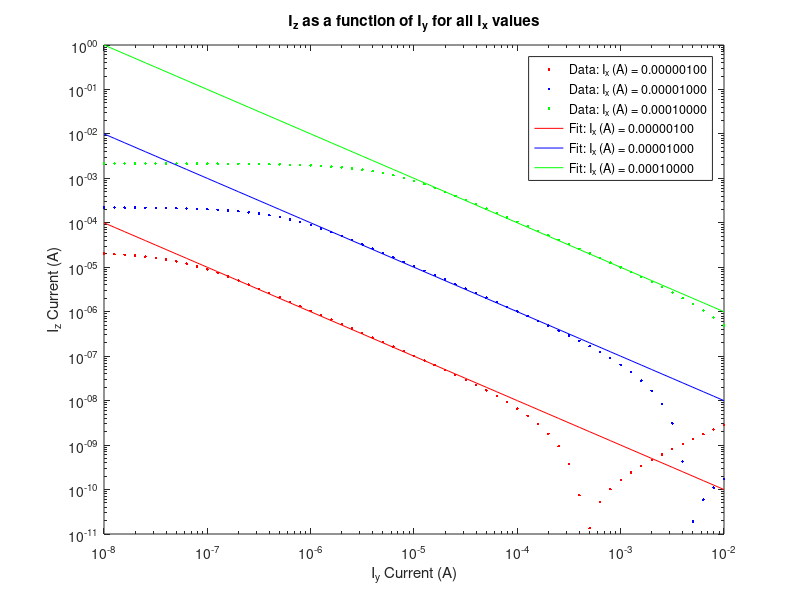

The MATLAB script that drew this image:
close all
clearvars

load exp3B.mat

IyB300 = Iy;
IyB3000 = Iy;
IyB30000 = Iy;

% Determine the Ix value for the according resistor
IxB300 = 1e-6;
IxB3000 = 1e-5;
IxB30000 = 1e-4;

%  Make labels for data
 lbl3 = sprintf("Data: I_x (A) = %.8f", IxB300);
 lbl3k = sprintf("Data: I_x (A) = %.8f", IxB3000);
 lbl30k = sprintf("Data: I_x (A) = %.8f", IxB30000);
 
% Make labels for fits
 flbl3 = sprintf("Fit: I_x (A) = %.8f", IxB300);
 flbl3k = sprintf("Fit: I_x (A) = %.8f", IxB3000);
 flbl30k = sprintf("Fit: I_x (A) = %.8f", IxB30000);

% Make theoretical data. Iy values positive due to setup LTspice.
fIz300 = (IxB300.^2./IyB300);
fIz3000 = (IxB3000.^2./IyB3000);
fIz30000 = (IxB30000.^2./IyB30000);

% Plot away. Iz values are positive due to setup.
loglog(IyB300, Iz1, 'r.', ...
       IyB3000, Iz10, 'b.', ...
       IyB30000, Iz100, 'g.',...
       IyB300, fIz300, 'r', ...
       IyB3000, fIz3000, 'b', ...
       IyB30000, fIz30000, 'g')
xlabel('I_y Current (A)')
ylabel('I_z Current (A)')
legend(lbl3, lbl3k, lbl30k, flbl3, flbl3k, flbl30k)
title('I_z as a function of I_y for all I_x values')